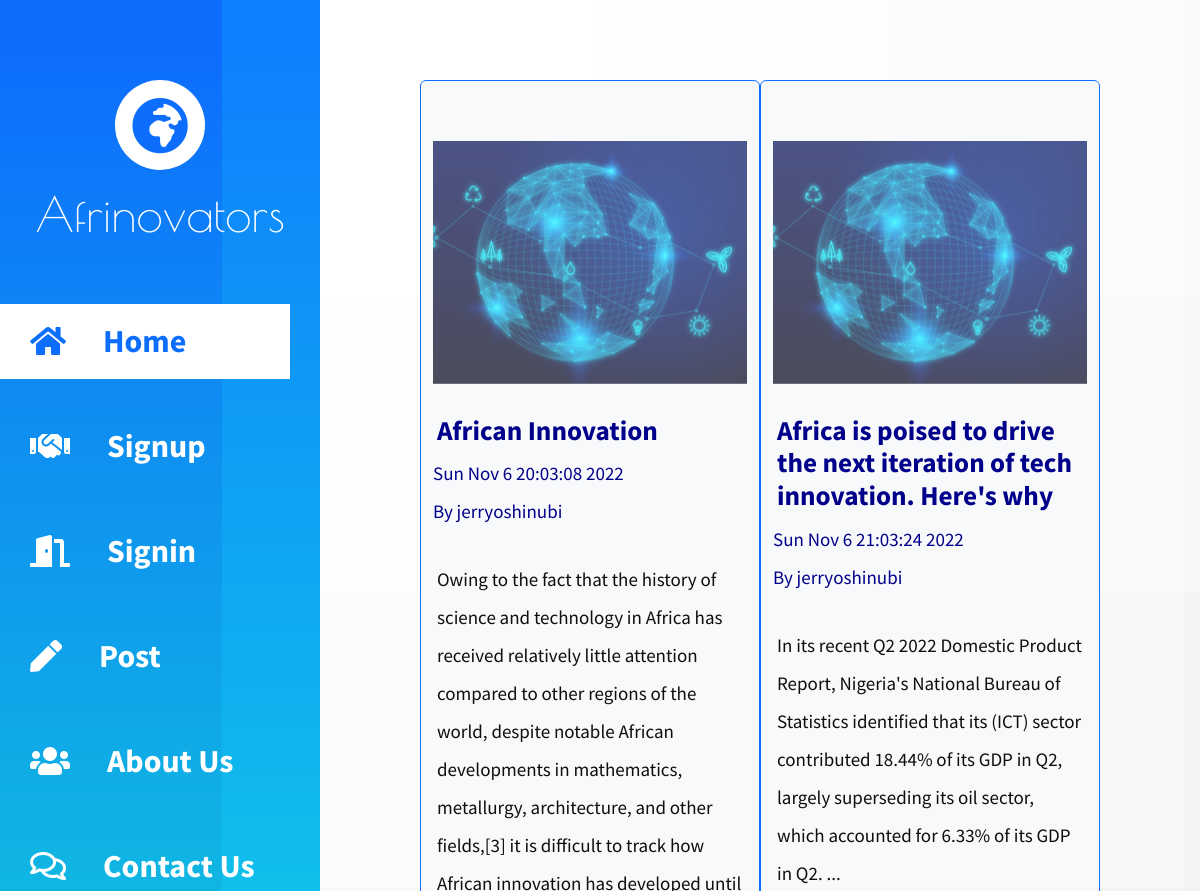
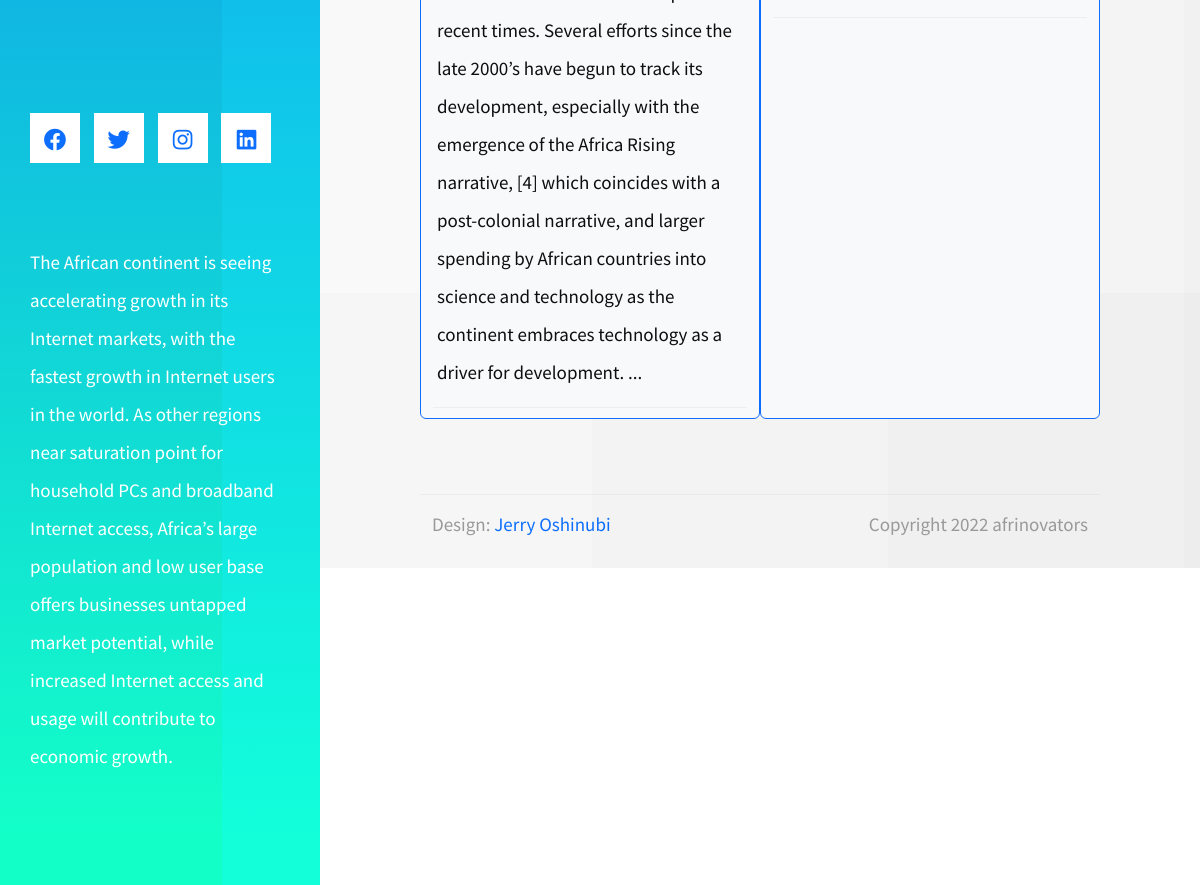
The page / on the database its author committed (2 pictures, top to bottom).
### afrinovators/models.py (models this page shows)
class Posts(db.Model, UserMixin):
    __tablename__ = "posts"
    id = db.Column(db.Integer, primary_key=True)
    post_title = db.Column(db.String(80), nullable=False)
    post_content = db.Column(db.String, nullable=False)
    created_on = db.Column(db.DateTime, default=datetime.now())
    user_id = db.Column(db.Integer, db.ForeignKey("users.id"), unique=False, nullable=False)
    author = db.Column(db.String, nullable=False)
    created_by = db.relationship("Users", back_populates="articles_by")

### afrinovators/routes.py (the view)
@app.route('/')
def home_page():
    articles = Posts.query.all()
    return render_template('index.html', articles=articles, preview=preview_article)

### afrinovators/routes.py (called while the page is built)
def preview_article(article):
    word_list = article.splitlines()
    word_preview = ' '.join(word_list[:2]) + '...'
    return word_preview

### afrinovators/templates/index.html (shortened to what this page needs)
{% extends 'base.html' %}
{% block home_active %}
    active
{% endblock %}
{% block content %}
            <div class="row edit-row">
                {% for content in articles %}
                    <article class="bg-light rounded border border-primary col-12 col-md-6 edit-post">
                        <a href="{{ url_for('article_page', article_id=content.id) }}" class="effect-lily edit-post-link edit-pt-60">
                            <div class="edit-post-link-inner">
                                <img src="../static/img/3401735.jpg" alt="Image" class="img-fluid">
                            </div>
                            <h2 class="edit-pt-30 edit-color-primary px-1 edit-post-title">{{ content.post_title }}</h2>
                        </a>
                        <div class="edit-color-primary">{{ content.created_on.strftime("%c") }}</div>
                        <div class="edit-color-primary">By {{ content.author }}</div>
                        <p class="edit-pt-30 px-1">
                            {{ preview(content.post_content) }}
                        </p>
                        <hr>
                    </article>
                {% endfor %}
            </div>
{% endblock %}

### afrinovators/templates/base.html (shortened to what this page needs)
<!DOCTYPE html>
<html lang="en">
<head>
	<link rel="stylesheet" href="../static/fontawesome/css/all.min.css">
    <link rel="stylesheet" href="https://cdn.jsdelivr.net/npm/bootstrap@5.2.2/dist/css/bootstrap.min.css">
    <link href="../static/css/style.css" rel="stylesheet">
</head>
<body>
	<header class="edit-header" id="edit-header">
        <div class="edit-header-wrapper">
            <div class="edit-site-header">
                <div class="mb-3 mx-auto edit-site-logo"><i class="fas fa-globe-africa fa-3x"></i></div>
                <h3 class="text-center afrinovator-font">Afrinovators</h3>
            </div>
            <nav class="edit-nav" id="edit-nav">
                <ul>
                    <li class="edit-nav-item {% block home_active %}  {% endblock %}"><a href="{{ url_for('home_page') }}" class="edit-nav-link fs-2 fw-bold">
                        <i class="fas fa-home"></i>
                         Home
                    </a></li>
                    {% if current_user.is_authenticated %}
                    {% else %}
                        <li class="edit-nav-item {% block register_active %}  {% endblock %}"><a href="{{ url_for('signup_page') }}" class="edit-nav-link fs-2 fw-bold">
                            <i class="fas fa-handshake"></i>
                            Signup
                            </a>
                        </li>
                    {% endif %}
                    <li class="edit-nav-item {% block login_active %}  {% endblock %}">
                        {% if current_user.is_authenticated %}
                           <a href="{{ url_for('signout_page') }}" class="edit-nav-link fs-2 fw-bold">
                                <i class="fas fa-door-open"></i> Signout
                           </a>
                        {% else %}
                            <a href="{{ url_for('signin_page') }}" class="edit-nav-link fs-2 fw-bold">
                                <i class="fas fa-door-open"></i> Signin
                            </a>
                        {% endif %}
                    </li>
                    <li class="edit-nav-item {% block post_active %}  {% endblock %}"><a href="{{ url_for('post_page') }}" class="edit-nav-link fs-2 fw-bold">
                        <i class="fas fa-pen"></i>
                        Post
                    </a></li>
                    <li class="edit-nav-item {% block about_active %}  {% endblock %}"><a href="{{ url_for('about_page') }}" class="edit-nav-link fs-2 fw-bold">
                        <i class="fas fa-users"></i>
                        About Us
                    </a></li>
                    <li class="edit-nav-item {% block contact_active %}  {% endblock %}"><a href="{{ url_for('contact_page') }}" class="edit-nav-link fs-2 fw-bold">
                        <i class="far fa-comments"></i>
                        Contact Us
                    </a></li>
                </ul>
            </nav>
            <div class="edit-mb-65">
                <a rel="nofollow" href="https://fb.com/templatemo" class="edit-social-link">
                    <i class="fab fa-facebook edit-social-icon"></i>
                </a>
                <a href="https://twitter.com" class="edit-social-link">
                    <i class="fab fa-twitter edit-social-icon"></i>
                </a>
                <a href="https://instagram.com" class="edit-social-link">
                    <i class="fab fa-instagram edit-social-icon"></i>
                </a>
                <a href="https://linkedin.com" class="edit-social-link">
                    <i class="fab fa-linkedin edit-social-icon"></i>
                </a>
            </div>
            <p class="edit-mb-80 pr-5 text-white">
               The African continent is seeing accelerating growth in its Internet markets, with the fastest growth in Internet users in the world. As other regions near saturation point for household PCs and broadband Internet access, Africa’s large population and low user base offers businesses untapped market potential, while increased Internet access and usage will contribute to economic growth.
            </p>
        </div>
    </header>
        <main class="edit-main">
            <div class="container-fluid">
            {% block content %}
            {% endblock %}
            <footer class="row edit-row">
                <hr class="col-12">
                <div class="col-md-6 col-12 edit-color-gray">
                    Design: <a rel="nofollow" target="_parent"  class="edit-external-link">Jerry Oshinubi</a>
                </div>
                <div class="col-md-6 col-12 edit-color-gray edit-copyright">
                    Copyright 2022 afrinovators
                </div>
            </footer>
        </main>
</body>
</html>

### afrinovators/static/css/style.css (style rules this page uses)
html { overflow-x: hidden; }
body { margin: 0; padding: 0; font-family: 'Source Sans Pro', sans-serif; font-size: 19px; line-height: 2em; overflow-x: hidden; }
p, span { color: #0e0e0e; }
hr { border-top-color: #CCC; margin-top: 10px; margin-bottom: 10px; }
.edit-header { background-color: #0D6EFD; color: white; position: fixed; top: 0; left: 0; bottom: 0; z-index: 100; width: 400px; overflow-y: visible; }
.edit-header-wrapper { overflow-y: scroll; scrollbar-width: none; -ms-overflow-style: none; padding: 30px; width: 100%; height: 100%; }
main { background-color: #FFFFFF; background-attachment: fixed; background-size: cover; }
.edit-site-header { margin-top: 50px; margin-bottom: 60px; }
.edit-site-logo { width: 90px; height: 90px; border-radius: 50%; background-color: white; display: flex; align-items: center; justify-content: center; }
.edit-site-logo i { color: #0D6EFD; }
.edit-main { margin-left: 400px; padding: 80px 100px 25px; }
.edit-post { max-width: 470px; }
.edit-row { max-width: 980px; justify-content: space-between; }
.edit-nav { margin-bottom: 100px; }
.edit-nav-item { list-style: none; margin-bottom: 30px; }
.edit-nav-link { color: white; background-color: transparent; height: 75px; width: 100%; max-width: 300px; display: flex; align-items: center; font-size: 1.4rem; padding: 30px; }
.edit-nav-item:hover .edit-nav-link, .edit-nav-item.active .edit-nav-link { color: #0D6EFD; background-color: white; text-decoration: none; }
.edit-nav ul { position: relative; }
.edit-nav-item:hover:after, .edit-nav-item.active:after { content: ''; width: 100%; max-width: 300px; height: 75px; display: block; margin-left: 10px; margin-top: -65px; position: absolute; z-index: -1000; }
.edit-nav-link i { margin-right: 37px; }
ul { margin: 0; padding: 0; }
.edit-nav { margin-left: -30px; }
.edit-social-link { display: inline-block; background-color: white; font-size: 1.4rem; width: 50px; height: 50px; text-align: center; padding-top: 8px; margin-right: 15px; margin-bottom: 15px; }
.edit-social-icon { color: #0D6EFD; transition: all 0.3s ease; }
.edit-post-link { display: block; position: relative; cursor: pointer; }
.edit-post-link-inner { overflow: hidden; background: rgba(255, 255, 255, 0); }
.edit-post-link img { position: relative; display: block; min-height: 100%; max-width: 100%; opacity: 0.8; }
.effect-lily img { max-width: none; width: -webkit-calc(100% + 50px); width: calc(100% + 50px); opacity: 0.7; -webkit-transition: opacity 0.35s, -webkit-transform 0.35s; transition: opacity 0.35s, transform 0.35s; -webkit-transform: translate3d(-40px,0, 0); transform: translate3d(-40px,0,0); }
.edit-post { margin-bottom: 75px; }
.edit-post-title { font-size: 1.7rem; font-weight: bold; transition: all 0.3s ease; }
header { background-color: #0D6EFD; background-attachment: fixed; background-size: cover; }
.edit-external-link { color: #0D6EFD; }
.edit-copyright { text-align: right; }
.edit-pt-30 { padding-top: 30px; }
.edit-pt-60 { padding-top: 60px; }
.edit-mb-65 { margin-bottom: 65px; }
.edit-mb-80 { margin-bottom: 80px; }
.edit-color-primary, span.edit-color-primary { color: darkblue; }
a.edit-color-gray, .edit-color-gray { color: #999; }
a { text-decoration: none; }
@media (max-width: 1540px) { .edit-header { width: 320px; } }
@media (max-width: 1540px) { .edit-main { margin-left: 320px; width: calc(100% - 320px); } }
@media (max-width: 1288px) { .edit-social-link { margin-right: 10px; } }
.afrinovator-font { font-family: afrinovator-font; font-size: 3rem; }

### rows shown on the page
Posts: post_title "African Innovation", created_on "Sun Nov 6 20:03:08 2022", author "jerryoshinubi", post_content "Owing to the fact that the history of science and technology in Africa has received relatively little attention compared to other regions of the world, despite notable African developments in mathematics, metallurgy, architecture, and other fields,[3] it is difficult to track how African innovation has developed until recent times. Several efforts since the late 2000’s have begun to track its development, especially with the emergence of the Africa Rising narrative, [4] which coincides with a post-colonial narrative, and larger spending by African countries into science and technology as the continent embraces technology as a driver for development. ..."
Posts: post_title "Africa is poised to drive the next iteration of tech innovation. Here's why", created_on "Sun Nov 6 21:03:24 2022", author "jerryoshinubi", post_content "In its recent Q2 2022 Domestic Product Report, Nigeria's National Bureau of Statistics identified that its (ICT) sector contributed 18.44% of its GDP in Q2, largely superseding its oil sector, which accounted for 6.33% of its GDP in Q2. ..."
